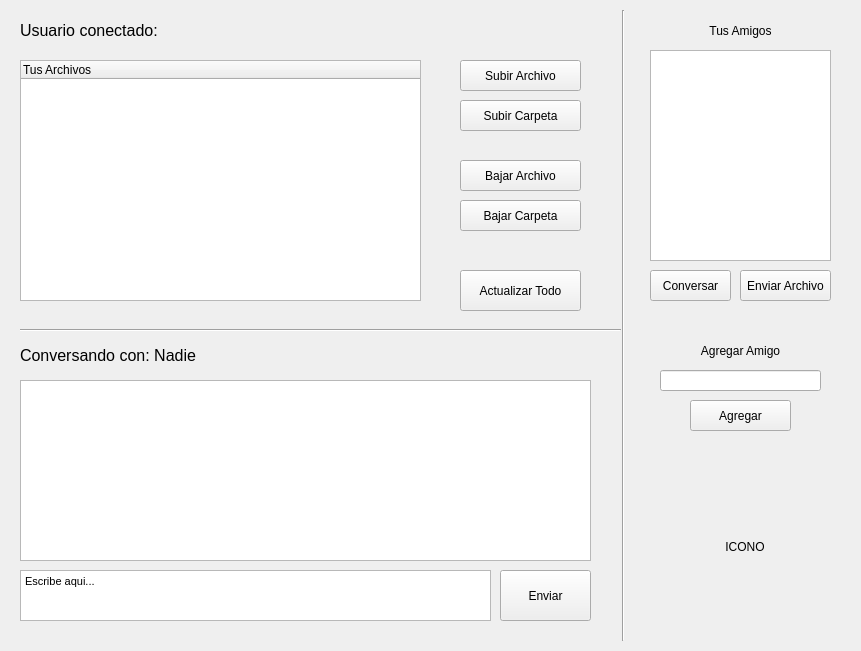
<?xml version="1.0" encoding="UTF-8"?>
<ui version="4.0">
 <class>Form</class>
 <widget class="QWidget" name="Form">
  <property name="geometry">
   <rect>
    <x>0</x>
    <y>0</y>
    <width>861</width>
    <height>651</height>
   </rect>
  </property>
  <property name="windowTitle">
   <string>Form</string>
  </property>
  <widget class="QPushButton" name="SubirArchivoButton">
   <property name="geometry">
    <rect>
     <x>460</x>
     <y>60</y>
     <width>121</width>
     <height>31</height>
    </rect>
   </property>
   <property name="text">
    <string>Subir Archivo</string>
   </property>
  </widget>
  <widget class="QPushButton" name="SubirCarpetaButton">
   <property name="geometry">
    <rect>
     <x>460</x>
     <y>100</y>
     <width>121</width>
     <height>31</height>
    </rect>
   </property>
   <property name="text">
    <string>Subir Carpeta</string>
   </property>
  </widget>
  <widget class="QTreeWidget" name="ArchivosTree">
   <property name="geometry">
    <rect>
     <x>20</x>
     <y>60</y>
     <width>401</width>
     <height>241</height>
    </rect>
   </property>
   <property name="animated">
    <bool>true</bool>
   </property>
   <column>
    <property name="text">
     <string>Tus Archivos</string>
    </property>
   </column>
  </widget>
  <widget class="QPushButton" name="ActualizarTodoButton">
   <property name="geometry">
    <rect>
     <x>460</x>
     <y>270</y>
     <width>121</width>
     <height>41</height>
    </rect>
   </property>
   <property name="text">
    <string>Actualizar Todo</string>
   </property>
  </widget>
  <widget class="QListWidget" name="AmigosList">
   <property name="geometry">
    <rect>
     <x>650</x>
     <y>50</y>
     <width>181</width>
     <height>211</height>
    </rect>
   </property>
  </widget>
  <widget class="QLabel" name="TusAmigosLabel">
   <property name="geometry">
    <rect>
     <x>660</x>
     <y>20</y>
     <width>161</width>
     <height>21</height>
    </rect>
   </property>
   <property name="text">
    <string>Tus Amigos</string>
   </property>
   <property name="alignment">
    <set>Qt::AlignCenter</set>
   </property>
  </widget>
  <widget class="QPushButton" name="ConversarButton">
   <property name="geometry">
    <rect>
     <x>650</x>
     <y>270</y>
     <width>81</width>
     <height>31</height>
    </rect>
   </property>
   <property name="text">
    <string>Conversar</string>
   </property>
  </widget>
  <widget class="QTextEdit" name="ChatTextField">
   <property name="geometry">
    <rect>
     <x>20</x>
     <y>570</y>
     <width>471</width>
     <height>51</height>
    </rect>
   </property>
   <property name="cursor" stdset="0">
    <cursorShape>IBeamCursor</cursorShape>
   </property>
   <property name="html">
    <string>&lt;!DOCTYPE HTML PUBLIC &quot;-//W3C//DTD HTML 4.0//EN&quot; &quot;http://www.w3.org/TR/REC-html40/strict.dtd&quot;&gt;
&lt;html&gt;&lt;head&gt;&lt;meta name=&quot;qrichtext&quot; content=&quot;1&quot; /&gt;&lt;style type=&quot;text/css&quot;&gt;
p, li { white-space: pre-wrap; }
&lt;/style&gt;&lt;/head&gt;&lt;body style=&quot; font-family:'MS Shell Dlg 2'; font-size:8.25pt; font-weight:400; font-style:normal;&quot;&gt;
&lt;p style=&quot; margin-top:0px; margin-bottom:0px; margin-left:0px; margin-right:0px; -qt-block-indent:0; text-indent:0px;&quot;&gt;&lt;span style=&quot; font-size:8pt;&quot;&gt;Escribe aqui...&lt;/span&gt;&lt;/p&gt;&lt;/body&gt;&lt;/html&gt;</string>
   </property>
  </widget>
  <widget class="QPushButton" name="EnviarButton">
   <property name="geometry">
    <rect>
     <x>500</x>
     <y>570</y>
     <width>91</width>
     <height>51</height>
    </rect>
   </property>
   <property name="text">
    <string>Enviar</string>
   </property>
  </widget>
  <widget class="QLabel" name="ConversandoConLabel">
   <property name="geometry">
    <rect>
     <x>20</x>
     <y>340</y>
     <width>361</width>
     <height>31</height>
    </rect>
   </property>
   <property name="font">
    <font>
     <pointsize>12</pointsize>
    </font>
   </property>
   <property name="text">
    <string>Conversando con: Nadie</string>
   </property>
   <property name="alignment">
    <set>Qt::AlignLeading|Qt::AlignLeft|Qt::AlignVCenter</set>
   </property>
  </widget>
  <widget class="Line" name="line">
   <property name="geometry">
    <rect>
     <x>20</x>
     <y>320</y>
     <width>601</width>
     <height>20</height>
    </rect>
   </property>
   <property name="orientation">
    <enum>Qt::Horizontal</enum>
   </property>
  </widget>
  <widget class="QListWidget" name="ChatList">
   <property name="geometry">
    <rect>
     <x>20</x>
     <y>380</y>
     <width>571</width>
     <height>181</height>
    </rect>
   </property>
  </widget>
  <widget class="QLabel" name="UsuarioConectadoLabel">
   <property name="geometry">
    <rect>
     <x>20</x>
     <y>10</y>
     <width>401</width>
     <height>41</height>
    </rect>
   </property>
   <property name="font">
    <font>
     <pointsize>12</pointsize>
    </font>
   </property>
   <property name="text">
    <string>Usuario conectado: </string>
   </property>
   <property name="alignment">
    <set>Qt::AlignLeading|Qt::AlignLeft|Qt::AlignVCenter</set>
   </property>
  </widget>
  <widget class="QPushButton" name="BajarArchivoButton">
   <property name="geometry">
    <rect>
     <x>460</x>
     <y>160</y>
     <width>121</width>
     <height>31</height>
    </rect>
   </property>
   <property name="text">
    <string>Bajar Archivo</string>
   </property>
  </widget>
  <widget class="QPushButton" name="BajarCarpetaButton">
   <property name="geometry">
    <rect>
     <x>460</x>
     <y>200</y>
     <width>121</width>
     <height>31</height>
    </rect>
   </property>
   <property name="text">
    <string>Bajar Carpeta</string>
   </property>
  </widget>
  <widget class="QLabel" name="AgregarAmigoLabel">
   <property name="geometry">
    <rect>
     <x>660</x>
     <y>340</y>
     <width>161</width>
     <height>21</height>
    </rect>
   </property>
   <property name="text">
    <string>Agregar Amigo</string>
   </property>
   <property name="alignment">
    <set>Qt::AlignCenter</set>
   </property>
  </widget>
  <widget class="QLineEdit" name="AgregarAmigoLineEdit">
   <property name="geometry">
    <rect>
     <x>660</x>
     <y>370</y>
     <width>161</width>
     <height>21</height>
    </rect>
   </property>
   <property name="text">
    <string/>
   </property>
  </widget>
  <widget class="QPushButton" name="AgregarAmigoButton">
   <property name="geometry">
    <rect>
     <x>690</x>
     <y>400</y>
     <width>101</width>
     <height>31</height>
    </rect>
   </property>
   <property name="text">
    <string>Agregar</string>
   </property>
  </widget>
  <widget class="QPushButton" name="EnviarArchivoButton">
   <property name="geometry">
    <rect>
     <x>740</x>
     <y>270</y>
     <width>91</width>
     <height>31</height>
    </rect>
   </property>
   <property name="text">
    <string>Enviar Archivo</string>
   </property>
  </widget>
  <widget class="Line" name="line_2">
   <property name="geometry">
    <rect>
     <x>613</x>
     <y>10</y>
     <width>20</width>
     <height>631</height>
    </rect>
   </property>
   <property name="orientation">
    <enum>Qt::Vertical</enum>
   </property>
  </widget>
  <widget class="QLabel" name="IconoLabel">
   <property name="geometry">
    <rect>
     <x>670</x>
     <y>472</y>
     <width>150</width>
     <height>150</height>
    </rect>
   </property>
   <property name="text">
    <string>ICONO</string>
   </property>
   <property name="alignment">
    <set>Qt::AlignCenter</set>
   </property>
  </widget>
  <widget class="QLabel" name="CargandoLabel">
   <property name="geometry">
    <rect>
     <x>420</x>
     <y>10</y>
     <width>201</width>
     <height>41</height>
    </rect>
   </property>
   <property name="font">
    <font>
     <pointsize>12</pointsize>
     <italic>true</italic>
    </font>
   </property>
   <property name="text">
    <string> </string>
   </property>
   <property name="alignment">
    <set>Qt::AlignCenter</set>
   </property>
  </widget>
 </widget>
 <resources/>
 <connections/>
</ui>
